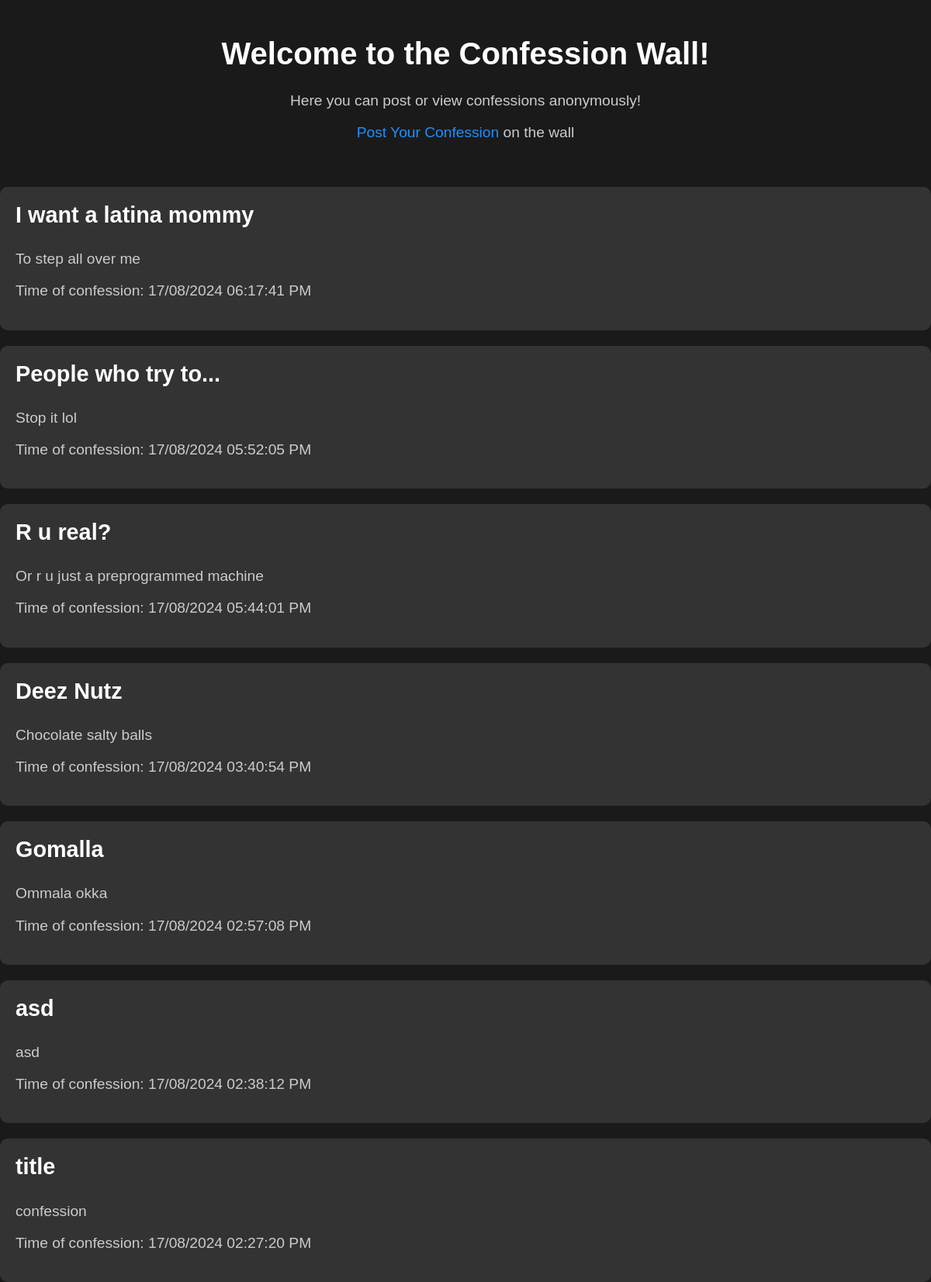
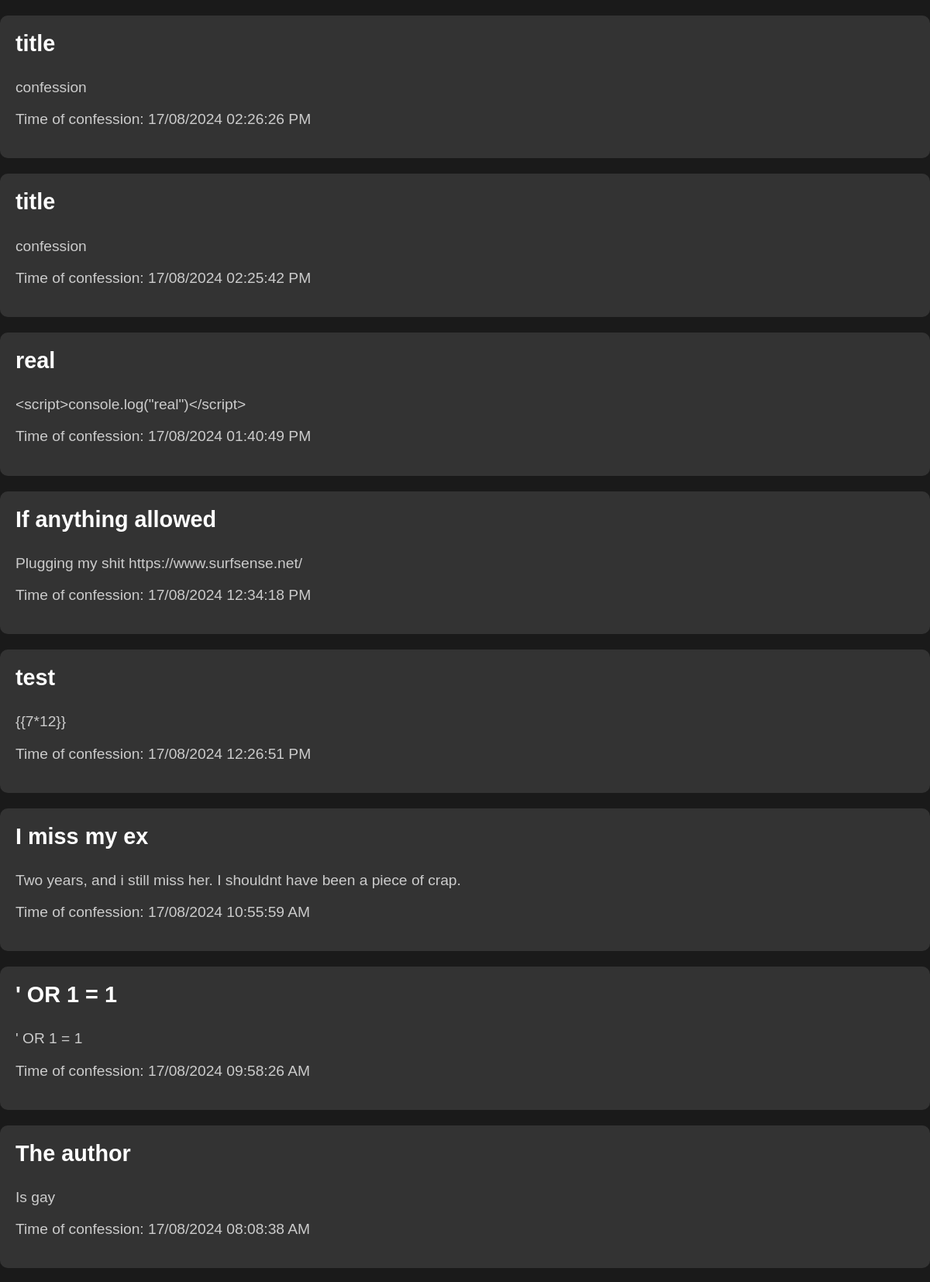
The page / (upper part) on the database its author committed (2 pictures, top to bottom).
### tables this page shows
CREATE TABLE confessions (
                id INTEGER PRIMARY KEY AUTOINCREMENT,
                title TEXT NOT NULL,
                confession TEXT NOT NULL,
                password TEXT NOT NULL, 
                date DATE NOT NULL
            );

### main.py (the view)
@app.route('/home', methods=['GET'])
@app.route('/', methods=['GET'])
def home():
    try:
        confessions = sqlite3.connect("database.db")
        cursor = confessions.cursor()
        cursor.execute('SELECT * FROM confessions')
        data = cursor.fetchall()
        confessions.commit()
    except sqlite3.Error as e:
        print(f"\033[91mAn error occurred:\033[00m {e} ")
        init_db()
    finally:
        if confessions:
            confessions.close()
    return render_template('index.html', data=data)

### templates/index.html (shortened to what this page needs)
<!DOCTYPE html>
<html lang="en">
<head>
    <link rel="stylesheet" href="{{ url_for('static', filename='styles.css') }}">
</head>
<body>
    <div class="container">
        <h1>Welcome to the Confession Wall!</h1>
        <p>Here you can post or view confessions anonymously!</p>
        <p><a href="PostYourConfession">Post Your Confession </a> on the wall</p>
    </div>
    {% for item in data[::-1] %}
        <div class="confession_container confession_container_hover">
            <a href="confession/{{ item[0] }}" class="confession_a">
            <h1 class="confession_h1">{{ item[1] | truncate(20, True)}}</h1>
            <p>
                {{ item[2] | truncate(90, True) }}
            </p>
            <p style="text-align: left;">Time of confession: {{ item[4] }}</p>
        </a>
        </div>
    {% endfor %}
</body>
</html>

### static/styles.css (style rules this page uses)
body { margin: 0; font-family: 'Arial', sans-serif; background-color: #1a1a1a; color: #f5f5f5; }
.container { text-align: center; padding: 20px; max-width: 800px; margin: auto; }
h1 { font-size: 2.5em; color: #ffffff; }
p { font-size: 1.2em; color: #cccccc; }
a { color: #1e90ff; text-decoration: none; transition: color 0.3s ease; }
.confession_container { background-color: #333333; border-radius: 10px; padding: 20px; margin: 20px 0; transition: transform 0.3s ease, box-shadow 0.3s ease; }
.confession_h1 { color: #ffffff; font-size: 1.8em; margin: 0; padding-bottom: 10px; }
.confession_a { text-decoration: none; color: inherit; }

### rows shown on the page
confessions: title "I want a latina mommy", confession "To step all over me", date "17/08/2024 06:17:41 PM"
confessions: title "People who try to...", confession "Stop it lol", date "17/08/2024 05:52:05 PM"
confessions: title "R u real?", confession "Or r u just a preprogrammed machine", date "17/08/2024 05:44:01 PM"
confessions: title "Deez Nutz", confession "Chocolate salty balls", date "17/08/2024 03:40:54 PM"
confessions: title "Gomalla", confession "Ommala okka", date "17/08/2024 02:57:08 PM"
confessions: title "asd", confession "asd", date "17/08/2024 02:38:12 PM"
confessions: title "title", confession "confession", date "17/08/2024 02:27:20 PM"
confessions: title "title", confession "confession", date "17/08/2024 02:26:26 PM"
confessions: title "title", confession "confession", date "17/08/2024 02:25:42 PM"
confessions: title "real", confession "<script>console.log(\"real\")</script>", date "17/08/2024 01:40:49 PM"
confessions: title "If anything allowed", confession "Plugging my shit https://www.surfsense.net/", date "17/08/2024 12:34:18 PM"
confessions: title "test", confession "{{7*12}}", date "17/08/2024 12:26:51 PM"
confessions: title "I miss my ex", confession "Two years, and i still miss her. I shouldnt have been a piece of crap.", date "17/08/2024 10:55:59 AM"
confessions: title "' OR 1 = 1", confession "' OR 1 = 1", date "17/08/2024 09:58:26 AM"
confessions: title "The author", confession "Is gay", date "17/08/2024 08:08:38 AM"
